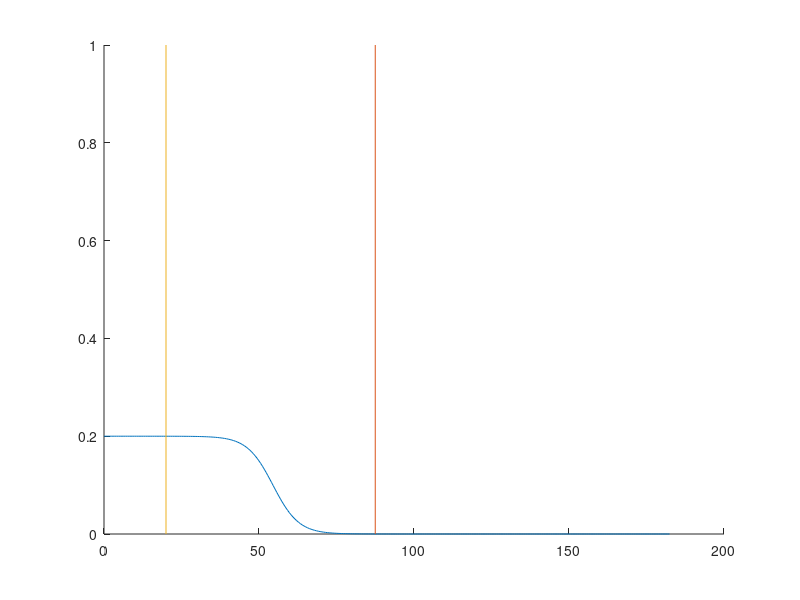

Reproduce this figure in MATLAB.
close all;
x = 0:0.01:pi();

k       = 7;
angle   = 0.5*pi();

dt      = 0.1;
v_max   = 2;
th_max  = 200/360*2*pi();

collision_range = 0.3;
fov     = 175/360*2*pi();

angle_v     = asin((v_max*dt)/(1.5+collision_range));

angle_v = (0.5*fov-dt*th_max)/2;

speed_limit = dt*v_max*(1-1./(1+exp(-14*(abs(x)-(0.5*fov-angle_v)))));

figure();
hold all;
plot(x/(2*pi())*365,speed_limit)
plot([rad2deg(0.5*fov) rad2deg(0.5*fov)],[0 1]);
plot([rad2deg(dt*th_max) rad2deg(dt*th_max)],[0 1]);
hold off;
%angle2 = sin((v_max*dt)/(v_max*dt))

